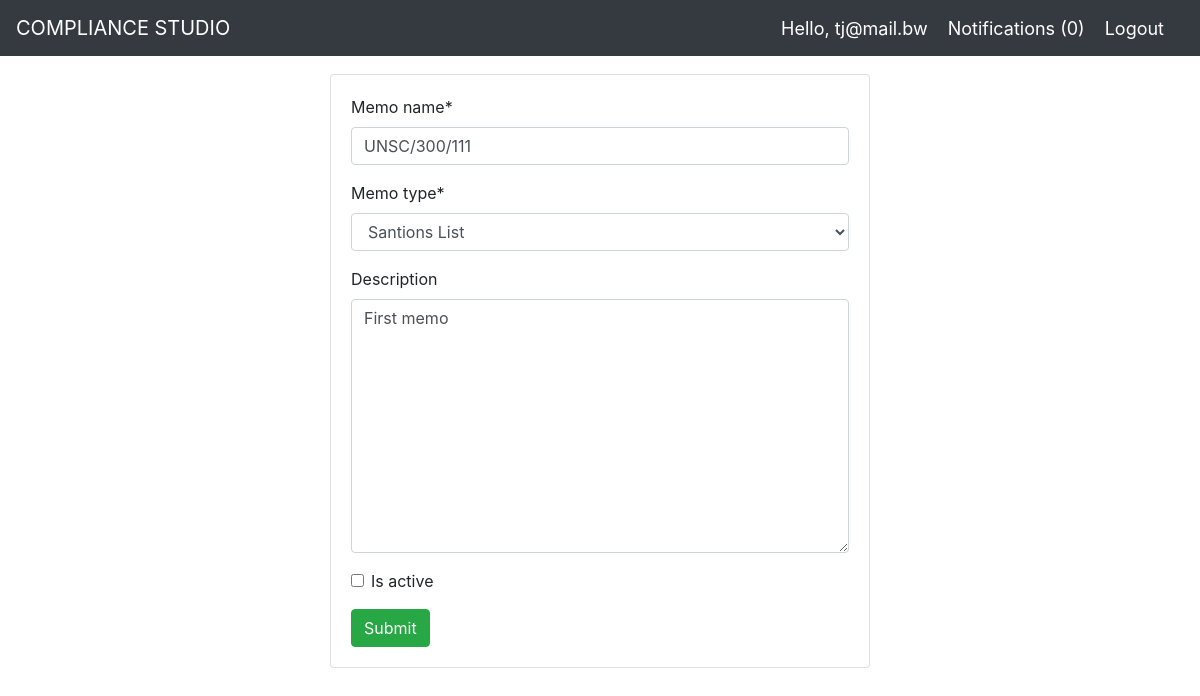
The page /sanctionsUpdate/1 (signed in) on the database its author committed.
### unsc/models.py (models this page shows, shortened)
class User(AbstractUser):
   is_regulator = models.BooleanField(default=False)
   is_officer = models.BooleanField(default=True)
   work_number = models.CharField(max_length=64, default=3650000)
   cellphone_number = models.CharField(max_length=64, default=72000000)
   business_name = models.ForeignKey('Company', null=True, on_delete=SET_NULL)

class UNSCList(models.Model):
    memo_name = models.CharField(max_length=255, db_index=True)
    memo_type = models.ForeignKey(UNSCType, null=True, on_delete=models.CASCADE)
    create_date = models.DateField(auto_now=False, auto_now_add=False)
    is_active = models.BooleanField(default=False)
    expired = models.BooleanField(default=False)
    slug = models.SlugField(max_length=255, unique=True)
    created_by = models.ForeignKey(User, null=True, on_delete=models.SET_NULL)
    description = models.TextField(blank=True)
    create_date = models.DateTimeField(auto_now_add=True)
    update_date = models.DateTimeField(auto_now=True)
    class Meta:
        verbose_name_plural = 'UNSCLists'

class UNSCType(models.Model):
    TYPES = [
        ('Santions List', 'Santions List'),
        ('Recommendations', 'Recommendations'),
        ('Memorandum','Memorandum')
    ]
    memo_type = models.CharField(max_length=64, choices=TYPES, unique=True)
    created_by = models.ForeignKey(User, on_delete=models.CASCADE)
    def __str__(self):
        return self.memo_type

### unsc/views.py (the view, shortened to what this page needs)
# urls.py: path('sanctionsUpdate/<int:pk>', views.SanctionsUpdateView.as_view(), name='sanction-update'),
class SanctionsUpdateView(LoginRequiredMixin, UpdateView):
    template_name = 'unsc/sanctionsUpdate.html'
    queryset = UNSCList.objects.all()
    form_class = UNSCListForm
    context_object_name = 'form'

### unsc/forms.py
class UNSCListForm(ModelForm):
    class Meta:
        model = UNSCList
        fields = ['memo_name','memo_type','description','is_active']

### notification/context_processor.py (called while the page is built)
def notifications(request):
    if request.user.is_authenticated:
        return {'notifications': request.user.to_user.filter(is_read=False)}
    else:
        return {'notifications': []}

### unsc/templates/unsc/sanctionsUpdate.html (shortened to what this page needs)
{% extends 'unsc/main.html' %}
{% load crispy_forms_tags %}
{% block content %}
<br>
<div class="container">
    <div class="row">
        <div class="col-md-6 mx-auto">
            <div class="card card-body">
                <form action="" method="POST" enctype="multipart/form-data">
                    {{form|crispy}}
                    <input class="btn btn-success" type="submit" value="Submit">
                </form>
            </div>
        </div>
    </div>
</div>
{% endblock %}

### unsc/templates/unsc/navbar.html (shortened to what this page needs)
  <nav class="navbar navbar-expand-lg fixed-top navbar-dark bg-dark">
      <a class="navbar-brand" href="#">COMPLIANCE STUDIO</a>
    {% if request.user.is_authenticated %}
      <span class="hello-msg">Hello, {{request.user}}</span>
      <span><a  class="notifications" href="{% url 'unsc:notifications' %}">Notifications ({{notifications.count}})</a></span>
      <span><a class="hello-msg" href="{% url 'unsc:logOutPage' %}">Logout</a></span>
    {% endif %}
  </nav>

### unsc/templates/unsc/navbar.html (style rules this page uses)
.hello-msg, .notifications { font-size: 18px; color: #fff; margin-right: 20px; }

### rows shown on the page
User: user "tj@mail.bw"
UNSCList: memo_name "UNSC/300/111", description "First memo"
UNSCType: memo_type "Santions List"

### other values the page prints
{{ notifications.count }} "0"
